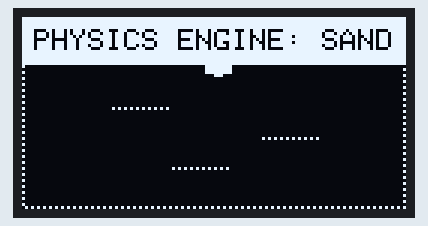
This sketch was run on a simulated ESP32. Parts: 128×64 one-colour display.

Above: at 0.2 s.
At 5.12 s:
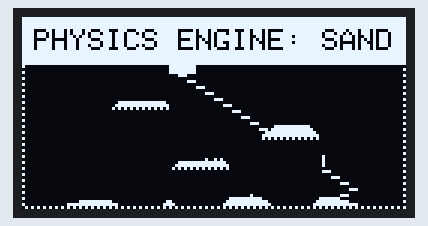
At 10.04 s:
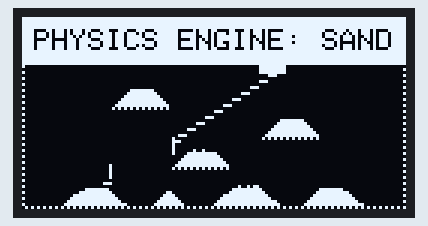
At 19.88 s:
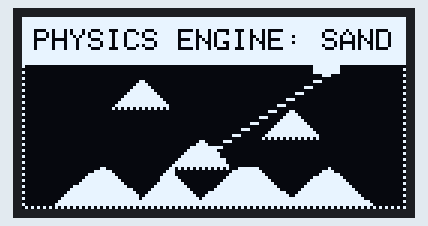
At 29.72 s:
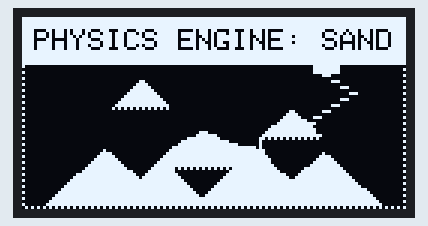
At 39.56 s:
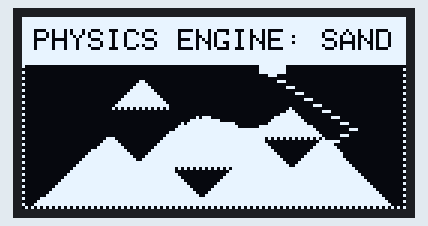

The sketch:

falling_sand.ino
```cpp
// ============================================================
//  FALLING SAND / CELLULAR AUTOMATA
//  ESP32 + SSD1306 128x64 OLED
// ============================================================
//  Simulación física 2D de partículas en tiempo real.
//  El "emisor" deja caer granos de arena que reaccionan a la
//  gravedad y al terreno, apilándose y resbalando en cascada.
// ============================================================

#include <Wire.h>
#include <Adafruit_GFX.h>
#include <Adafruit_SSD1306.h>

#define SCR_W 128
#define SCR_H 64
#define OLED_RESET -1
#define OLED_ADDR  0x3C

Adafruit_SSD1306 display(SCR_W, SCR_H, &Wire, OLED_RESET);

// La grilla física: 0=vacío, 1=arena, 2=pared estática
uint8_t grid[SCR_W][SCR_H];

float emitterX = 64;
float emitterDir = 1.0f;
uint16_t frameCnt = 0;

void setup() {
  Serial.begin(115200);
  if (!display.begin(SSD1306_SWITCHCAPVCC, OLED_ADDR)) { while (1); }

  // Inicializar grilla con piso y plataformas
  for (int x = 0; x < SCR_W; x++) {
    for (int y = 0; y < SCR_H; y++) {
      grid[x][y] = 0;
      if (y == SCR_H - 1) grid[x][y] = 2; // Piso sólido
      // Bordes
      if (x == 0 || x == SCR_W - 1) grid[x][y] = 2;
    }
  }

  // Dibujar obstáculos molinetes en el medio
  for (int x = 30; x < 50; x++) grid[x][30] = 2;
  for (int x = 80; x < 100; x++) grid[x][40] = 2;
  for (int x = 50; x < 70; x++) grid[x][50] = 2;
}

void loop() {
  // Movimiento del emisor (péndulo)
  emitterX += emitterDir * 1.5f;
  if (emitterX > 110 || emitterX < 18) emitterDir *= -1;

  // Generar arena aleatoriamente
  if (frameCnt % 2 == 0) {
    for(int i=-1; i<=1; i++) {
      int ex = (int)emitterX + i;
      if (ex > 0 && ex < SCR_W-1 && grid[ex][18] == 0) {
        grid[ex][18] = 1; // Generar grano
      }
    }
  }

  // Actualizar la grilla (reglas de autómatas celulares)
  // IMPORTANTE: Recorrer de abajo hacia arriba para que la arena no caiga múltiples píxeles por frame
  for (int y = SCR_H - 2; y >= 16; y--) {
    // Alternar dirección de barrido en X evita que las dunas se inclinen siempre hacia el mismo lado
    bool leftToRight = (frameCnt % 2 == 0);

    for (int i = 1; i < SCR_W - 1; i++) {
      int x = leftToRight ? i : (SCR_W - 1 - i);

      if (grid[x][y] == 1) { // Si hay arena
        // Regla 1: Intentar caer recto
        if (grid[x][y + 1] == 0) {
          grid[x][y] = 0;
          grid[x][y + 1] = 1;
        }
        // Regla 2: Intentar resbalar en diagonal izquierda
        else if (grid[x - 1][y + 1] == 0) {
          grid[x][y] = 0;
          grid[x - 1][y + 1] = 1;
        }
        // Regla 3: Intentar resbalar en diagonal derecha
        else if (grid[x + 1][y + 1] == 0) {
          grid[x][y] = 0;
          grid[x + 1][y + 1] = 1;
        }
      }
    }
  }

  // Limpiar pantalla
  display.clearDisplay();

  // Dibujar UI base
  display.fillRect(0, 0, SCR_W, 16, SSD1306_WHITE);
  display.setTextColor(SSD1306_BLACK);
  display.setTextSize(1);
  display.setCursor(4, 4);
  display.print(F("PHYSICS ENGINE: SAND"));

  // Dibujar tubo emisor
  display.fillRect((int)emitterX - 4, 16, 9, 3, SSD1306_WHITE);

  // Dibujar la grilla a la pantalla OLED
  for (int x = 0; x < SCR_W; x++) {
    for (int y = 16; y < SCR_H; y++) {
      if (grid[x][y] == 1) {
        // La arena se pinta como píxeles sólidos
        display.drawPixel(x, y, SSD1306_WHITE);
      } else if (grid[x][y] == 2) {
        // Los muros se pintan con textura dither
        if ((x + y) % 2 == 0) display.drawPixel(x, y, SSD1306_WHITE);
      }
    }
  }

  display.display();
  frameCnt++;
}
```
